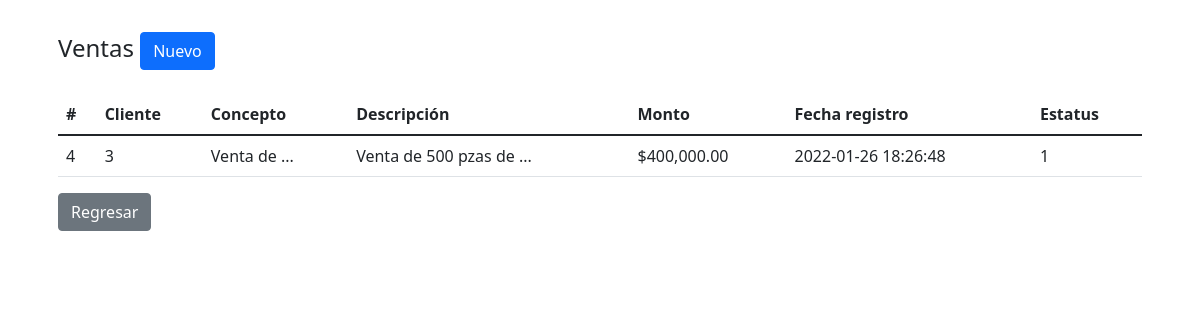
The page /vistas/detalles.php?id_cliente=3 on the database its author committed.
### tables this page shows
CREATE TABLE `ventas` (
  `id_venta` int(11) NOT NULL,
  `id_cliente` int(11) NOT NULL,
  `concepto` varchar(500) DEFAULT NULL,
  `descripcion` text DEFAULT NULL,
  `monto` varchar(100) NOT NULL,
  `fecha_registro` timestamp NOT NULL DEFAULT current_timestamp(),
  `estatus` tinyint(3) NOT NULL DEFAULT 1
);

### vistas/detalles.php (the view, shortened to what this page needs)
<?php
    $db = new DB();
    $CNX = $db->connect();
    $id = $_GET['id_cliente'];
    $query = $CNX->prepare("SELECT id_venta, id_cliente, concepto, descripcion, monto, fecha_registro, estatus FROM ventas WHERE id_cliente = :id");
    $query->execute(['id' => $id]);
    $result = $query->fetchAll(PDO::FETCH_ASSOC);
?>
<!DOCTYPE html>
<html>
<head>
	<link href="https://cdn.jsdelivr.net/npm/bootstrap@5.1.3/dist/css/bootstrap.min.css" rel="stylesheet">
</head>
<body class="py-3">
    <main class="container contenedor">
        <div class="p-3 rounded">
            <div class="row">
                <div class="col-12">
                    <h4>Ventas
                    	<a href="nuevaVenta.php?id_cliente=<?php echo $id ?>" class="btn btn-primary float-right">Nuevo</a>
                    </h4>
                </div>
            </div>
            <div class="row py-3">
                <div class="col">
                    <table class="table table-border">
                        <thead>
                            <tr>
                                <th>#</th>
                                <th>Cliente</th>
                                <th>Concepto</th>
                                <th>Descripción</th>
                                <th>Monto</th>
                                <th>Fecha registro</th>
                                <th>Estatus</th>
                            </tr>
                        </thead>
                        <tbody>
                            <?php
                            foreach ($result as $row) {
                            ?>
                                <tr>
                                    <td><?php echo $row['id_venta']; ?></td>
                                    <td><?php echo $row['id_cliente']; ?></td>
                                    <td><?php echo $row['concepto']; ?></td>
                                    <td><?php echo $row['descripcion']; ?></td>
                                    <td><?php echo $row['monto']; ?></td>
                                    <td><?php echo $row['fecha_registro']; ?></td>
                                    <td><?php echo $row['estatus']; ?></td>
                                </tr>
                            <?php } ?>
                        </tbody>
                    </table>
                    <div class="col-md-12">
                        <a class="btn btn-secondary" href="../index.php">Regresar</a>
                    </div>
                </div>
            </div>
        </div>
    </main>
</body>
</html>

### rows shown on the page
ventas: id_venta "4", id_cliente "3", concepto "Venta de ...", descripcion "Venta de 500 pzas de ...", monto "$400,000.00", fecha_registro "2022-01-26 18:26:48", estatus "1"
